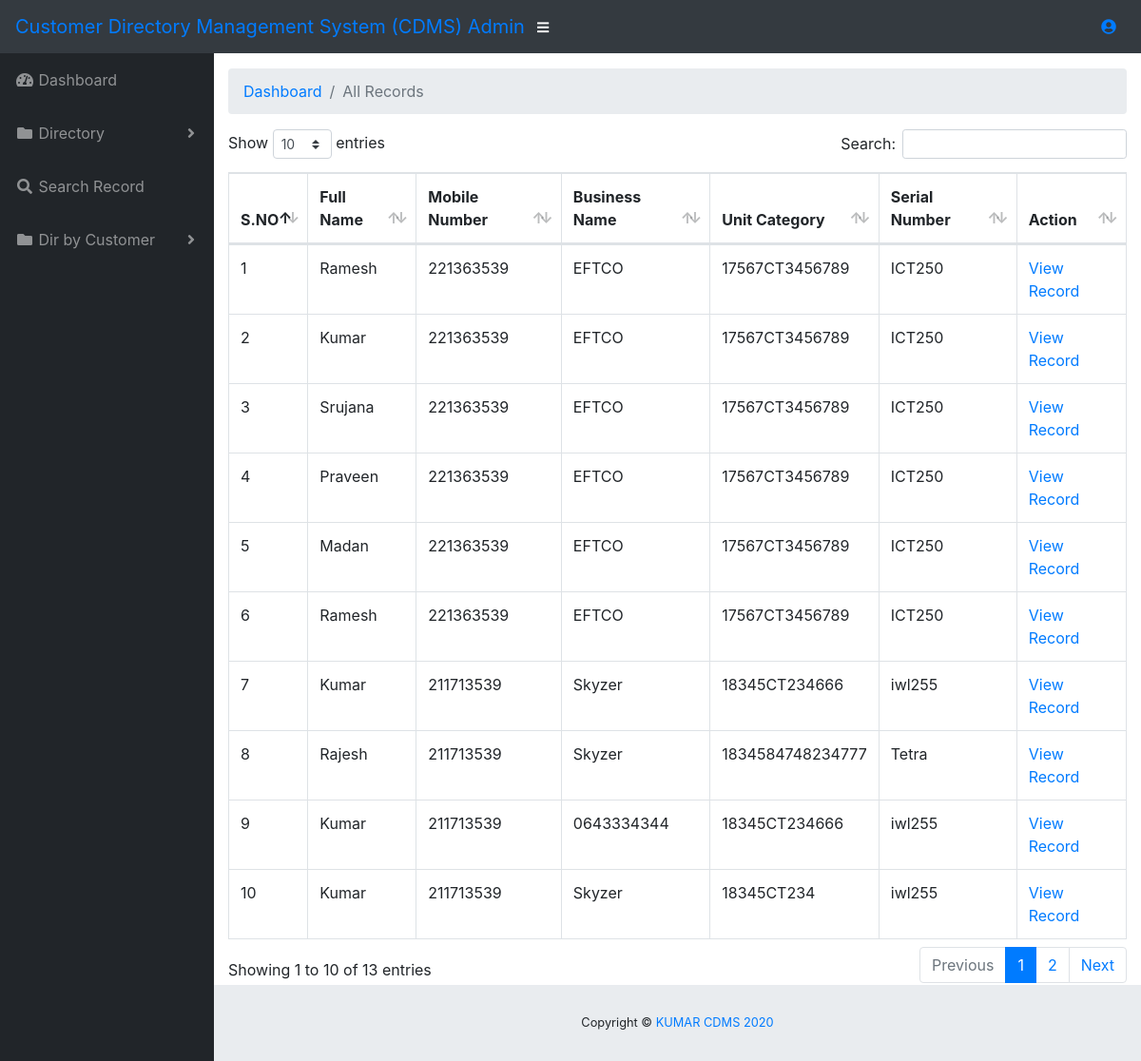
The page /admin/allrecords.php (signed in) on the database its author committed.
### tables this page shows
CREATE TABLE `tbldirectory` (
  `ID` int(10) NOT NULL,
  `FullName` varchar(120) DEFAULT NULL,
  `Profession` varchar(120) DEFAULT NULL,
  `Email` varchar(120) NOT NULL,
  `MobileNumber` bigint(11) DEFAULT NULL,
  `UnitSerialNo` varchar(120) DEFAULT NULL,
  `UnitCatagory` varchar(120) DEFAULT NULL,
  `Comments` varchar(255) DEFAULT NULL,
  `BusName` varchar(120) DEFAULT NULL,
  `BusPhNo` varchar(120) DEFAULT NULL,
  `Address` varchar(250) NOT NULL,
  `City` varchar(250) NOT NULL,
  `Status` varchar(120) NOT NULL,
  `CallRecorddate` timestamp NULL DEFAULT current_timestamp()
);

### admin/allrecords.php (the view, shortened to what this page needs)
<?php
include('include/dbconnection.php');
if (strlen($_SESSION['pdaid']==0)) {
  header('location:logout.php');
  } else{
  ?>
<!DOCTYPE html>
<html lang="en">
<head>
  <link href="vendor/fontawesome-free/css/all.min.css" rel="stylesheet" type="text/css">
  <link href="vendor/datatables/dataTables.bootstrap4.css" rel="stylesheet">
  <link href="css/sb-admin.css" rel="stylesheet">
</head>
<body id="page-top">
<?php include('include/header.php');?>
  <div id="wrapper">
    <?php include('include/sidebar.php');?>
    <div id="content-wrapper">
      <div class="container-fluid">
        <ol class="breadcrumb">
          <li class="breadcrumb-item">
            <a href="#">Dashboard</a>
          </li>
          <li class="breadcrumb-item active">All Records</li>
        </ol>
<table class="table table-bordered" id="dataTable" width="100%" cellspacing="0">
 <thead>
                <tr>
                  <th>S.NO</th>
                  <th>Full Name</th>
              <th>Mobile Number</th>
               <th>Business Name</th>
                <th>Unit Category</th>
                <th>Serial Number</th>
                   <th>Action</th>
                </tr>
              </thead>
               <?php
$ret=mysqli_query($con,"select * from tbldirectory");
$cnt=1;
while ($row=mysqli_fetch_array($ret)) {
?>
                <tr>
                  <td><?php echo $cnt;?></td>
                  <td><?php  echo $row['FullName'];?></td>
                  <td><?php  echo $row['MobileNumber'];?></td>
                  <td><?php  echo $row['BusName'];?></td>
                  <td><?php  echo $row['UnitSerialNo'];?></td>
                  <td><?php  echo $row['UnitCatagory'];?></td>
                  <td><a href="view-directory.php?editid=<?php echo $row['ID'];?>">View Record</a>
                </tr>
                <?php
$cnt=$cnt+1;
}?>
</table>
      </div>
      <?php include('include/footer.php');?>
    </div>
  </div>
</body>
</html>
<?php }  ?>

### rows shown on the page
tbldirectory: FullName "Ramesh", MobileNumber "221363539", BusName "EFTCO", UnitSerialNo "17567CT3456789", UnitCatagory "ICT250"
tbldirectory: FullName "Kumar", MobileNumber "221363539", BusName "EFTCO", UnitSerialNo "17567CT3456789", UnitCatagory "ICT250"
tbldirectory: FullName "Srujana", MobileNumber "221363539", BusName "EFTCO", UnitSerialNo "17567CT3456789", UnitCatagory "ICT250"
tbldirectory: FullName "Praveen", MobileNumber "221363539", BusName "EFTCO", UnitSerialNo "17567CT3456789", UnitCatagory "ICT250"
tbldirectory: FullName "Madan", MobileNumber "221363539", BusName "EFTCO", UnitSerialNo "17567CT3456789", UnitCatagory "ICT250"
tbldirectory: FullName "Ramesh", MobileNumber "221363539", BusName "EFTCO", UnitSerialNo "17567CT3456789", UnitCatagory "ICT250"
tbldirectory: FullName "Kumar", MobileNumber "211713539", BusName "Skyzer", UnitSerialNo "18345CT234666", UnitCatagory "iwl255"
tbldirectory: FullName "Rajesh", MobileNumber "211713539", BusName "Skyzer", UnitSerialNo "1834584748234777", UnitCatagory "Tetra"
tbldirectory: FullName "Kumar", MobileNumber "211713539", BusName "0643334344", UnitSerialNo "18345CT234666", UnitCatagory "iwl255"
tbldirectory: FullName "Kumar", MobileNumber "211713539", BusName "Skyzer", UnitSerialNo "18345CT234", UnitCatagory "iwl255"
